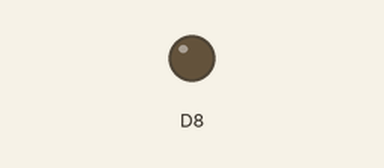
This sketch was run on a simulated ESP8266 (NodeMCU). On the bench: output pins drawn as LEDs (lit = HIGH).

Above: at 5.0 s.
At 15.0 s:
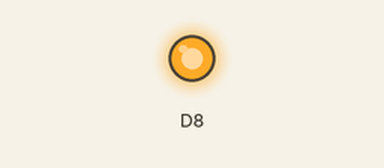
Timing chart, 0 to 26.0 s (numbered marks = the images above):
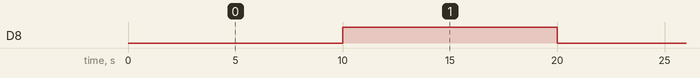

The sketch:

relay_motor.ino
```cpp
// (licence header left out)
void setup() {
  Serial.begin(115200);
  pinMode(D8, OUTPUT);
}

void loop() {

  digitalWrite(D8, LOW);
  delay(10000);
  digitalWrite(D8, HIGH);
  delay(10000);

}
```

Measured:
- by itself, D8: alternates HIGH for 10.0 s and LOW for 10.0 s
